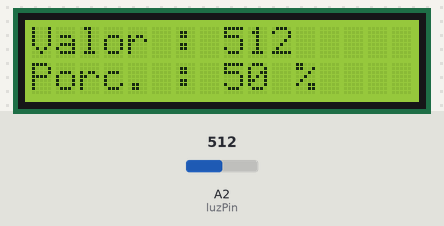
Simulated run of this sketch. Board: Arduino Uno, built with avr-gcc and run on an emulated ATmega328P. Parts: 16×2 character LCD. The inputs (shaded band) are chosen by the test bench; at power-on: A2 (luzPin) = 512. What the sketch prints to the serial monitor is not drawn.

Above: at 1.2 s.
1.3 s: A2 (luzPin) set to 716
At 2.2 s:
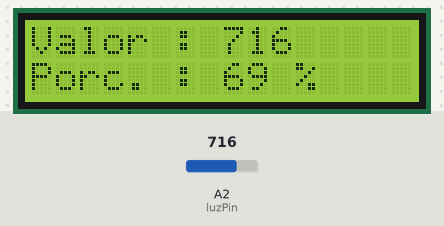
3.0 s: A2 (luzPin) set to 900
At 4.0 s:
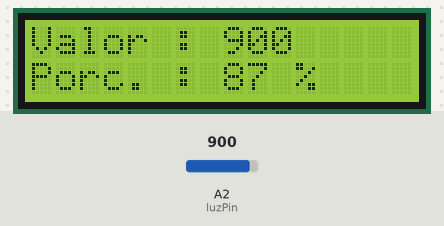
4.6 s: A2 (luzPin) set to 986
At 5.8 s:
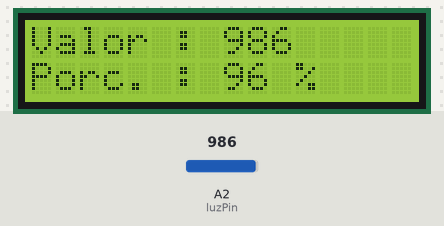
6.1 s: A2 (luzPin) set to 1007
At 6.5 s:
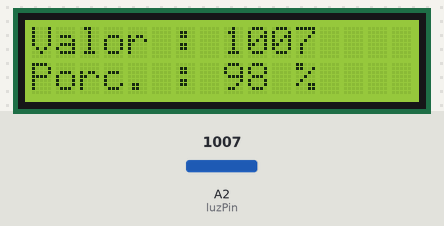
Timing chart, 0 to 8.6 s (numbered marks = the images above; inputs shaded):
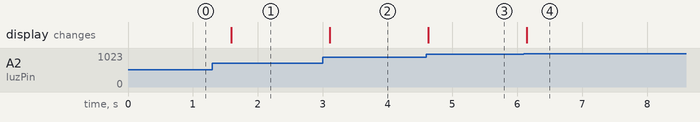

Measured:
- after the input at 1.3 s, the display: changes after 0.29 s (image 1)
- after the input at 3.0 s, the display: changes after 0.11 s (image 2)
- after the input at 4.6 s, the display: changes at once (image 3)
- after the input at 6.1 s, the display: changes at once (image 4)

The sketch:

09-DisplayLCDLuz.ino
```cpp
// (licence header left out)
// Biblioteca para el LCD
#include <LiquidCrystal.h>

// Variables para la conexión del LCD
const int
  rs = 8, en = 9,
  d4 = 4, d5 = 5,
  d6 = 6, d7 = 7;
LiquidCrystal lcd(rs, en, d4, d5, d6, d7);
int
  luzPin = A2,
  sensorValue;

void setup() {
  // Se abre el puerto serial
  Serial.begin(9600);

  // Se establecen las columnas y filas de la pantalla
  lcd.begin(16, 2);
}  // setup

void loop() {
  // Realiza la lectura del sensor
  sensorValue = analogRead(luzPin);

  int luz = map(sensorValue, 0, 1023, 0, 100);

  lcd.clear();
  lcd.print("Valor : ");
  lcd.print(sensorValue);

  lcd.setCursor(0, 2);
  lcd.print("Porc. : ");
  lcd.print(luz);
  lcd.print(" %");

  Serial.print("Valor medido: ");
  Serial.print(sensorValue);
  Serial.print(" - Porc: ");
  Serial.println(luz);

  delay(500);
}  // loop
```
